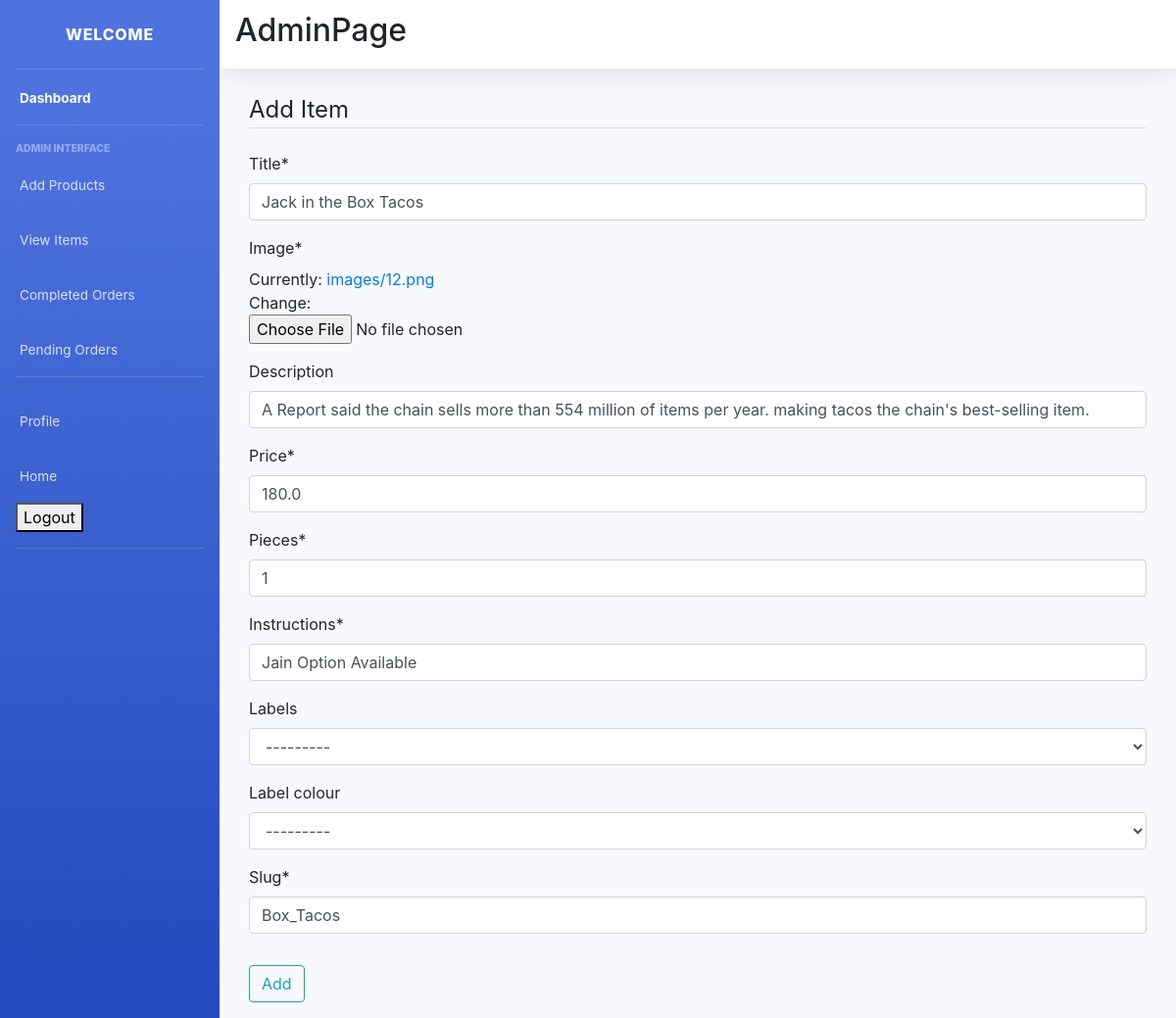
/item-update/Box_Tacos/ (signed in), run on the app's committed database.
### main/models.py (models this page shows, shortened)
class Item(models.Model):
    LABELS = (
        ('BestSeller', 'BestSeller'),
        ('New', 'New'),
        ('Spicy🔥', 'Spicy🔥'),
    )
    LABEL_COLOUR = (
        ('danger', 'danger'),
        ('success', 'success'),
        ('primary', 'primary'),
        ('info', 'info')
    )
    title = models.CharField(max_length=150)
    description = models.CharField(max_length=250,blank=True)
    price = models.FloatField()
    pieces = models.IntegerField(default=6)
    instructions = models.CharField(max_length=250,default="Jain Option Available")
    image = models.ImageField(default='default.png', upload_to='images/')
    labels = models.CharField(max_length=25, choices=LABELS, blank=True)
    label_colour = models.CharField(max_length=15, choices=LABEL_COLOUR, blank=True)
    slug = models.SlugField(default="sushi_name")
    created_by = models.ForeignKey(User, on_delete=models.CASCADE)

### main/views.py (the view, shortened to what this page needs)
# urls.py: path('item-update/<slug>/', ItemUpdateView.as_view(), name='item-update'),
class ItemUpdateView(LoginRequiredMixin, UserPassesTestMixin, UpdateView):
    model = Item
    fields = ['title', 'image', 'description', 'price', 'pieces', 'instructions', 'labels', 'label_colour', 'slug']
    def test_func(self):
        item = self.get_object()
        if self.request.user == item.created_by:
            return True
        return False

### main/templates/main/item_form.html (shortened to what this page needs)
{% extends "main/layout2.html" %}
{% load crispy_forms_tags %}
{% block content %}
<div class="form">
    <div class="container">
        <div class="row">
            <div class="col-sm-12">
                <form method="POST" enctype="multipart/form-data">
                    <fieldset class="form-group">
                        <legend class="border-bottom mb-4">Add Item</legend>
                        {{ form|crispy }}
                    </fieldset>
                    <div class="form-group">
                        <button class="btn btn-outline-info" type="submit">Add</button>
                    </div>
                </form>
            </div>
        </div>
    </div>
</div>
{% endblock content %}

### data on the page
Item: title "Jack in the Box Tacos", description "A Report said the chain sells more than 554 million of items per year. making tacos the chain's best-selling item.", price "180.0", pieces "1", instructions "Jain Option Available", labels "---------", label_colour "---------", slug "Box_Tacos"
